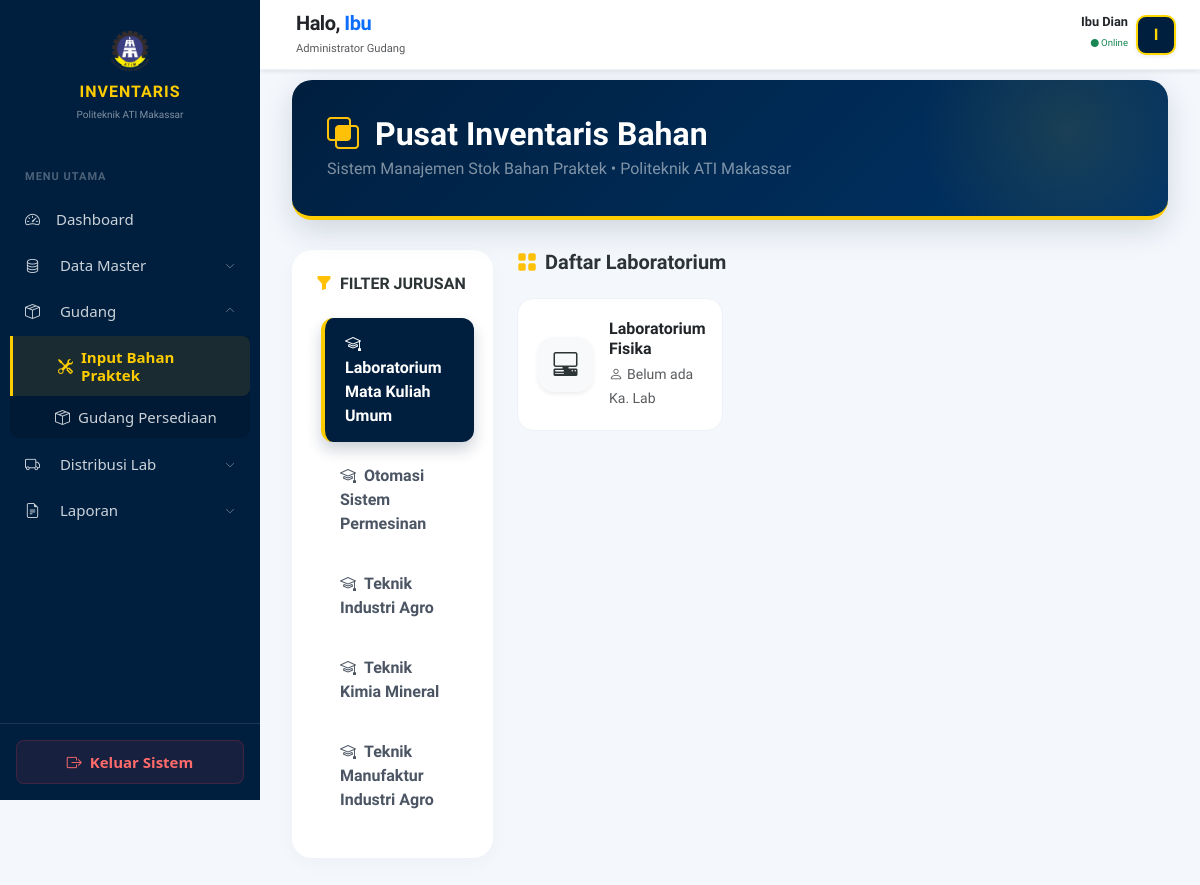
The page /modules/gudang/bahan-praktek.php (signed in) on the database its author committed.
### tables this page shows
CREATE TABLE `jurusan` (
  `id_jurusan` int NOT NULL,
  `nama_jurusan` varchar(100) DEFAULT NULL
);

CREATE TABLE `lab` (
  `id_lab` int NOT NULL,
  `id_jurusan` int DEFAULT NULL,
  `nama_lab` varchar(100) DEFAULT NULL
);

### modules/gudang/bahan-praktek.php (the view, shortened to what this page needs)
<?php
include "../../config/auth.php";
$id_lab_selected = isset($_GET['id_lab']) ? mysqli_real_escape_string($conn, $_GET['id_lab']) : '';
$id_j_selected = isset($_GET['id_jurusan']) ? mysqli_real_escape_string($conn, $_GET['id_jurusan']) : '';
$nama_lab_aktif = "";
$qj = mysqli_query($conn, "SELECT * FROM jurusan ORDER BY nama_jurusan ASC");
?>
<!DOCTYPE html>
<html lang="id">
<head>
    <link href="https://cdn.jsdelivr.net/npm/bootstrap@5.3.0/dist/css/bootstrap.min.css" rel="stylesheet">
    <link rel="stylesheet" href="https://cdn.jsdelivr.net/npm/bootstrap-icons@1.11.1/font/bootstrap-icons.css">
</head>
<body>
<?php include "../../includes/sidebar.php"; ?>
<div class="main-content">
    <?php include "../../includes/header.php"; ?>
    <div class="header-section d-flex flex-column flex-md-row justify-content-between align-items-md-center gap-3">
        <div style="z-index: 2;">
            <h2 class="fw-bold mb-1">
                <i class="bi <?= $id_lab_selected ? 'bi-box-seam-fill' : 'bi-intersect' ?> text-warning me-2"></i>
                <?= $id_lab_selected ? $nama_lab_aktif : "Pusat Inventaris Bahan" ?>
            </h2>
            <p class="mb-0 text-white-50 fs-6">Sistem Manajemen Stok Bahan Praktek • Politeknik ATI Makassar</p>
        </div>
    </div>
    <?php if (!$id_lab_selected): ?>
    <div class="row g-4">
        <div class="col-lg-3 col-md-4">
            <div class="glass-card p-4 h-100">
                <h6 class="fw-bold text-navy text-uppercase mb-4"><i class="bi bi-funnel-fill me-2 text-warning"></i>Filter Jurusan</h6>
                <div class="list-group list-group-custom" id="list-tab" role="tablist">
                    <?php
                    $first = true; mysqli_data_seek($qj, 0);
                    while($rj = mysqli_fetch_assoc($qj)):
                        $id_j_loop = $rj['id_jurusan'];
                    ?>
                    <a class="list-group-item d-flex justify-content-between align-items-center <?= ($first && !$id_j_selected) || $id_j_selected == $id_j_loop ? 'active' : '' ?>"
                       data-bs-toggle="list" href="#pane-<?= $id_j_loop ?>" role="tab">
                        <span><i class="bi bi-mortarboard me-2"></i><?= $rj['nama_jurusan'] ?></span>
                    </a>
                    <?php $first = false; endwhile; ?>
                </div>
            </div>
        </div>
        <div class="col-lg-9 col-md-8">
            <div class="tab-content" id="nav-tabContent">
                <?php
                $first = true; mysqli_data_seek($qj, 0);
                while($rj = mysqli_fetch_assoc($qj)):
                    $id_j = $rj['id_jurusan'];
                    $ql = mysqli_query($conn, "SELECT lab.*, kepala_lab.nama_kepala
                                               FROM lab LEFT JOIN kepala_lab ON lab.id_lab = kepala_lab.id_lab
                                               WHERE lab.id_jurusan = '$id_j'");
                ?>
                <div class="tab-pane fade <?= ($first && !$id_j_selected) || $id_j_selected == $id_j ? 'show active' : '' ?>" id="pane-<?= $id_j ?>" role="tabpanel">
                    <h5 class="fw-bold mb-4 text-navy"><i class="bi bi-grid-fill me-2 text-warning"></i>Daftar Laboratorium</h5>
                    <div class="row g-3">
                        <?php if(mysqli_num_rows($ql) > 0): while($rl = mysqli_fetch_assoc($ql)): ?>
                            <div class="col-xl-4 col-md-6">
                                <a href="?id_lab=<?= $rl['id_lab'] ?>&id_jurusan=<?= $id_j ?>" class="lab-card position-relative">
                                    <div class="me-3 p-3 bg-light rounded-4 text-navy shadow-sm d-flex align-items-center justify-content-center" style="width: 55px; height: 55px;">
                                        <i class="bi bi-pc-display-horizontal fs-4"></i>
                                    </div>
                                    <div>
                                        <h6 class="fw-bold text-dark mb-1" style="line-height: 1.2;"><?= $rl['nama_lab'] ?></h6>
                                        <small class="text-muted"><i class="bi bi-person me-1"></i><?= $rl['nama_kepala'] ?? 'Belum ada Ka. Lab' ?></small>
                                    </div>
                                </a>
                            </div>
                        <?php endwhile; endif; ?>
                    </div>
                </div>
                <?php $first = false; endwhile; ?>
            </div>
        </div>
    </div>
    <?php endif; ?>
</div>
</body>
</html>

### modules/gudang/bahan-praktek.php (style rules this page uses)
:root { --navy: #001f3f; --navy-light: #003366; --gold: #ffcc00; --soft-bg: #f4f7fc; --card-radius: 20px; }
body { background-color: var(--soft-bg); font-family: 'Plus Jakarta Sans', sans-serif; color: #2d3436; overflow-x: hidden; }
.main-content { margin-left: 260px; padding: 2rem; padding-top: 80px; transition: 0.3s ease; min-height: 100vh; }
.header-section { background: linear-gradient(135deg, var(--navy) 0%, var(--navy-light) 100%); color: white; padding: 35px; border-radius: var(--card-radius); margin-bottom: 30px; box-shadow: 0 10px 30px rgba(0, 31, 63, 0.15); border-bottom: 4px solid var(--gold); position: relative; overflow: hidden; }
.header-section::after { content: ''; position: absolute; right: -50px; top: -100px; width: 300px; height: 300px; background: radial-gradient(circle, rgba(255,204,0,0.1) 0%, transparent 70%); border-radius: 50%; }
.glass-card { background: white; border-radius: var(--card-radius); box-shadow: 0 5px 20px rgba(0,0,0,0.03); border: none; }
.list-group-custom .list-group-item { border: none; margin-bottom: 8px; border-radius: 12px; transition: all 0.3s ease; padding: 14px 20px; font-weight: 600; color: #4b5563; border-left: 4px solid transparent; }
.list-group-custom .list-group-item.active { background-color: var(--navy); color: white; border-left: 4px solid var(--gold); box-shadow: 0 8px 15px rgba(0, 31, 63, 0.2); transform: translateX(5px); }
.lab-card { background: white; border-radius: 16px; padding: 20px; border: 1px solid #edf2f7; transition: all 0.3s ease; display: flex; align-items: center; text-decoration: none; color: inherit; }

### includes/sidebar.php (style rules this page uses)
:root { --sidebar-width: 260px; --navy-dark: #001f3f; --gold-poly: #ffcc00; --hover-bg: rgba(255, 204, 0, 0.15); --font-fixed: 15px !important; }
@media (min-width: 992px) { .main-content { margin-left: var(--sidebar-width) !important; } }

### rows shown on the page
jurusan: nama_jurusan "Laboratorium Mata Kuliah Umum"
jurusan: nama_jurusan "Otomasi Sistem Permesinan"
jurusan: nama_jurusan "Teknik Industri Agro"
jurusan: nama_jurusan "Teknik Kimia Mineral"
jurusan: nama_jurusan "Teknik Manufaktur Industri Agro"
lab: nama_lab "Laboratorium Fisika", nama_kepala "Belum ada Ka. Lab"

### other values the page prints
explode(' ', trim($nama_user))[0] "Ibu"
$label_welcome "Administrator Gudang"
$nama_user "Ibu Dian"
substr($nama_user, 0, 1) "I"
